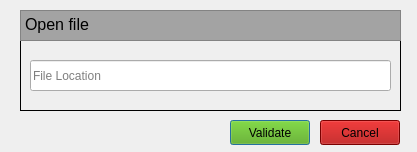
<?xml version="1.0" encoding="UTF-8"?>
<ui version="4.0">
 <class>loadwindow</class>
 <widget class="QDialog" name="loadwindow">
  <property name="geometry">
   <rect>
    <x>0</x>
    <y>0</y>
    <width>417</width>
    <height>152</height>
   </rect>
  </property>
  <property name="windowTitle">
   <string>Load file</string>
  </property>
  <widget class="QFrame" name="frame">
   <property name="geometry">
    <rect>
     <x>20</x>
     <y>10</y>
     <width>381</width>
     <height>101</height>
    </rect>
   </property>
   <property name="frameShape">
    <enum>QFrame::Box</enum>
   </property>
   <property name="frameShadow">
    <enum>QFrame::Plain</enum>
   </property>
   <widget class="QLineEdit" name="LineEdit_location">
    <property name="geometry">
     <rect>
      <x>10</x>
      <y>50</y>
      <width>361</width>
      <height>31</height>
     </rect>
    </property>
    <property name="text">
     <string/>
    </property>
    <property name="dragEnabled">
     <bool>true</bool>
    </property>
    <property name="placeholderText">
     <string>File Location</string>
    </property>
    <property name="clearButtonEnabled">
     <bool>false</bool>
    </property>
   </widget>
   <widget class="QTextBrowser" name="textBrowser">
    <property name="geometry">
     <rect>
      <x>0</x>
      <y>0</y>
      <width>381</width>
      <height>31</height>
     </rect>
    </property>
    <property name="palette">
     <palette>
      <active>
       <colorrole role="WindowText">
        <brush brushstyle="SolidPattern">
         <color alpha="255">
          <red>0</red>
          <green>0</green>
          <blue>0</blue>
         </color>
        </brush>
       </colorrole>
       <colorrole role="Button">
        <brush brushstyle="SolidPattern">
         <color alpha="255">
          <red>170</red>
          <green>170</green>
          <blue>170</blue>
         </color>
        </brush>
       </colorrole>
       <colorrole role="Light">
        <brush brushstyle="SolidPattern">
         <color alpha="255">
          <red>255</red>
          <green>255</green>
          <blue>255</blue>
         </color>
        </brush>
       </colorrole>
       <colorrole role="Midlight">
        <brush brushstyle="SolidPattern">
         <color alpha="255">
          <red>212</red>
          <green>212</green>
          <blue>212</blue>
         </color>
        </brush>
       </colorrole>
       <colorrole role="Dark">
        <brush brushstyle="SolidPattern">
         <color alpha="255">
          <red>85</red>
          <green>85</green>
          <blue>85</blue>
         </color>
        </brush>
       </colorrole>
       <colorrole role="Mid">
        <brush brushstyle="SolidPattern">
         <color alpha="255">
          <red>113</red>
          <green>113</green>
          <blue>113</blue>
         </color>
        </brush>
       </colorrole>
       <colorrole role="Text">
        <brush brushstyle="SolidPattern">
         <color alpha="255">
          <red>0</red>
          <green>0</green>
          <blue>0</blue>
         </color>
        </brush>
       </colorrole>
       <colorrole role="BrightText">
        <brush brushstyle="SolidPattern">
         <color alpha="255">
          <red>255</red>
          <green>255</green>
          <blue>255</blue>
         </color>
        </brush>
       </colorrole>
       <colorrole role="ButtonText">
        <brush brushstyle="SolidPattern">
         <color alpha="255">
          <red>0</red>
          <green>0</green>
          <blue>0</blue>
         </color>
        </brush>
       </colorrole>
       <colorrole role="Base">
        <brush brushstyle="SolidPattern">
         <color alpha="255">
          <red>163</red>
          <green>163</green>
          <blue>163</blue>
         </color>
        </brush>
       </colorrole>
       <colorrole role="Window">
        <brush brushstyle="SolidPattern">
         <color alpha="255">
          <red>170</red>
          <green>170</green>
          <blue>170</blue>
         </color>
        </brush>
       </colorrole>
       <colorrole role="Shadow">
        <brush brushstyle="SolidPattern">
         <color alpha="255">
          <red>0</red>
          <green>0</green>
          <blue>0</blue>
         </color>
        </brush>
       </colorrole>
       <colorrole role="AlternateBase">
        <brush brushstyle="SolidPattern">
         <color alpha="255">
          <red>212</red>
          <green>212</green>
          <blue>212</blue>
         </color>
        </brush>
       </colorrole>
       <colorrole role="ToolTipBase">
        <brush brushstyle="SolidPattern">
         <color alpha="255">
          <red>255</red>
          <green>255</green>
          <blue>220</blue>
         </color>
        </brush>
       </colorrole>
       <colorrole role="ToolTipText">
        <brush brushstyle="SolidPattern">
         <color alpha="255">
          <red>0</red>
          <green>0</green>
          <blue>0</blue>
         </color>
        </brush>
       </colorrole>
       <colorrole role="PlaceholderText">
        <brush brushstyle="SolidPattern">
         <color alpha="128">
          <red>0</red>
          <green>0</green>
          <blue>0</blue>
         </color>
        </brush>
       </colorrole>
      </active>
      <inactive>
       <colorrole role="WindowText">
        <brush brushstyle="SolidPattern">
         <color alpha="255">
          <red>0</red>
          <green>0</green>
          <blue>0</blue>
         </color>
        </brush>
       </colorrole>
       <colorrole role="Button">
        <brush brushstyle="SolidPattern">
         <color alpha="255">
          <red>170</red>
          <green>170</green>
          <blue>170</blue>
         </color>
        </brush>
       </colorrole>
       <colorrole role="Light">
        <brush brushstyle="SolidPattern">
         <color alpha="255">
          <red>255</red>
          <green>255</green>
          <blue>255</blue>
         </color>
        </brush>
       </colorrole>
       <colorrole role="Midlight">
        <brush brushstyle="SolidPattern">
         <color alpha="255">
          <red>212</red>
          <green>212</green>
          <blue>212</blue>
         </color>
        </brush>
       </colorrole>
       <colorrole role="Dark">
        <brush brushstyle="SolidPattern">
         <color alpha="255">
          <red>85</red>
          <green>85</green>
          <blue>85</blue>
         </color>
        </brush>
       </colorrole>
       <colorrole role="Mid">
        <brush brushstyle="SolidPattern">
         <color alpha="255">
          <red>113</red>
          <green>113</green>
          <blue>113</blue>
         </color>
        </brush>
       </colorrole>
       <colorrole role="Text">
        <brush brushstyle="SolidPattern">
         <color alpha="255">
          <red>0</red>
          <green>0</green>
          <blue>0</blue>
         </color>
        </brush>
       </colorrole>
       <colorrole role="BrightText">
        <brush brushstyle="SolidPattern">
         <color alpha="255">
          <red>255</red>
          <green>255</green>
          <blue>255</blue>
         </color>
        </brush>
       </colorrole>
       <colorrole role="ButtonText">
        <brush brushstyle="SolidPattern">
         <color alpha="255">
          <red>0</red>
          <green>0</green>
          <blue>0</blue>
         </color>
        </brush>
       </colorrole>
       <colorrole role="Base">
        <brush brushstyle="SolidPattern">
         <color alpha="255">
          <red>163</red>
          <green>163</green>
          <blue>163</blue>
         </color>
        </brush>
       </colorrole>
       <colorrole role="Window">
        <brush brushstyle="SolidPattern">
         <color alpha="255">
          <red>170</red>
          <green>170</green>
          <blue>170</blue>
         </color>
        </brush>
       </colorrole>
       <colorrole role="Shadow">
        <brush brushstyle="SolidPattern">
         <color alpha="255">
          <red>0</red>
          <green>0</green>
          <blue>0</blue>
         </color>
        </brush>
       </colorrole>
       <colorrole role="AlternateBase">
        <brush brushstyle="SolidPattern">
         <color alpha="255">
          <red>212</red>
          <green>212</green>
          <blue>212</blue>
         </color>
        </brush>
       </colorrole>
       <colorrole role="ToolTipBase">
        <brush brushstyle="SolidPattern">
         <color alpha="255">
          <red>255</red>
          <green>255</green>
          <blue>220</blue>
         </color>
        </brush>
       </colorrole>
       <colorrole role="ToolTipText">
        <brush brushstyle="SolidPattern">
         <color alpha="255">
          <red>0</red>
          <green>0</green>
          <blue>0</blue>
         </color>
        </brush>
       </colorrole>
       <colorrole role="PlaceholderText">
        <brush brushstyle="SolidPattern">
         <color alpha="128">
          <red>0</red>
          <green>0</green>
          <blue>0</blue>
         </color>
        </brush>
       </colorrole>
      </inactive>
      <disabled>
       <colorrole role="WindowText">
        <brush brushstyle="SolidPattern">
         <color alpha="255">
          <red>85</red>
          <green>85</green>
          <blue>85</blue>
         </color>
        </brush>
       </colorrole>
       <colorrole role="Button">
        <brush brushstyle="SolidPattern">
         <color alpha="255">
          <red>170</red>
          <green>170</green>
          <blue>170</blue>
         </color>
        </brush>
       </colorrole>
       <colorrole role="Light">
        <brush brushstyle="SolidPattern">
         <color alpha="255">
          <red>255</red>
          <green>255</green>
          <blue>255</blue>
         </color>
        </brush>
       </colorrole>
       <colorrole role="Midlight">
        <brush brushstyle="SolidPattern">
         <color alpha="255">
          <red>212</red>
          <green>212</green>
          <blue>212</blue>
         </color>
        </brush>
       </colorrole>
       <colorrole role="Dark">
        <brush brushstyle="SolidPattern">
         <color alpha="255">
          <red>85</red>
          <green>85</green>
          <blue>85</blue>
         </color>
        </brush>
       </colorrole>
       <colorrole role="Mid">
        <brush brushstyle="SolidPattern">
         <color alpha="255">
          <red>113</red>
          <green>113</green>
          <blue>113</blue>
         </color>
        </brush>
       </colorrole>
       <colorrole role="Text">
        <brush brushstyle="SolidPattern">
         <color alpha="255">
          <red>85</red>
          <green>85</green>
          <blue>85</blue>
         </color>
        </brush>
       </colorrole>
       <colorrole role="BrightText">
        <brush brushstyle="SolidPattern">
         <color alpha="255">
          <red>255</red>
          <green>255</green>
          <blue>255</blue>
         </color>
        </brush>
       </colorrole>
       <colorrole role="ButtonText">
        <brush brushstyle="SolidPattern">
         <color alpha="255">
          <red>85</red>
          <green>85</green>
          <blue>85</blue>
         </color>
        </brush>
       </colorrole>
       <colorrole role="Base">
        <brush brushstyle="SolidPattern">
         <color alpha="255">
          <red>170</red>
          <green>170</green>
          <blue>170</blue>
         </color>
        </brush>
       </colorrole>
       <colorrole role="Window">
        <brush brushstyle="SolidPattern">
         <color alpha="255">
          <red>170</red>
          <green>170</green>
          <blue>170</blue>
         </color>
        </brush>
       </colorrole>
       <colorrole role="Shadow">
        <brush brushstyle="SolidPattern">
         <color alpha="255">
          <red>0</red>
          <green>0</green>
          <blue>0</blue>
         </color>
        </brush>
       </colorrole>
       <colorrole role="AlternateBase">
        <brush brushstyle="SolidPattern">
         <color alpha="255">
          <red>170</red>
          <green>170</green>
          <blue>170</blue>
         </color>
        </brush>
       </colorrole>
       <colorrole role="ToolTipBase">
        <brush brushstyle="SolidPattern">
         <color alpha="255">
          <red>255</red>
          <green>255</green>
          <blue>220</blue>
         </color>
        </brush>
       </colorrole>
       <colorrole role="ToolTipText">
        <brush brushstyle="SolidPattern">
         <color alpha="255">
          <red>0</red>
          <green>0</green>
          <blue>0</blue>
         </color>
        </brush>
       </colorrole>
       <colorrole role="PlaceholderText">
        <brush brushstyle="SolidPattern">
         <color alpha="128">
          <red>0</red>
          <green>0</green>
          <blue>0</blue>
         </color>
        </brush>
       </colorrole>
      </disabled>
     </palette>
    </property>
    <property name="verticalScrollBarPolicy">
     <enum>Qt::ScrollBarAlwaysOff</enum>
    </property>
    <property name="html">
     <string>&lt;!DOCTYPE HTML PUBLIC &quot;-//W3C//DTD HTML 4.0//EN&quot; &quot;http://www.w3.org/TR/REC-html40/strict.dtd&quot;&gt;
&lt;html&gt;&lt;head&gt;&lt;meta name=&quot;qrichtext&quot; content=&quot;1&quot; /&gt;&lt;style type=&quot;text/css&quot;&gt;
p, li { white-space: pre-wrap; }
&lt;/style&gt;&lt;/head&gt;&lt;body style=&quot; font-family:'MS Shell Dlg 2'; font-size:7.8pt; font-weight:400; font-style:normal;&quot;&gt;
&lt;p style=&quot; margin-top:0px; margin-bottom:0px; margin-left:0px; margin-right:0px; -qt-block-indent:0; text-indent:0px;&quot;&gt;&lt;span style=&quot; font-size:12pt;&quot;&gt;Open file&lt;/span&gt;&lt;/p&gt;
&lt;p style=&quot;-qt-paragraph-type:empty; margin-top:0px; margin-bottom:0px; margin-left:0px; margin-right:0px; -qt-block-indent:0; text-indent:0px; font-size:12pt;&quot;&gt;&lt;br /&gt;&lt;/p&gt;&lt;/body&gt;&lt;/html&gt;</string>
    </property>
   </widget>
  </widget>
  <widget class="QPushButton" name="PushButton_valide">
   <property name="geometry">
    <rect>
     <x>230</x>
     <y>120</y>
     <width>80</width>
     <height>25</height>
    </rect>
   </property>
   <property name="palette">
    <palette>
     <active>
      <colorrole role="WindowText">
       <brush brushstyle="SolidPattern">
        <color alpha="255">
         <red>0</red>
         <green>0</green>
         <blue>0</blue>
        </color>
       </brush>
      </colorrole>
      <colorrole role="Button">
       <brush brushstyle="SolidPattern">
        <color alpha="255">
         <red>85</red>
         <green>170</green>
         <blue>0</blue>
        </color>
       </brush>
      </colorrole>
      <colorrole role="Light">
       <brush brushstyle="SolidPattern">
        <color alpha="255">
         <red>128</red>
         <green>255</green>
         <blue>0</blue>
        </color>
       </brush>
      </colorrole>
      <colorrole role="Midlight">
       <brush brushstyle="SolidPattern">
        <color alpha="255">
         <red>106</red>
         <green>212</green>
         <blue>0</blue>
        </color>
       </brush>
      </colorrole>
      <colorrole role="Dark">
       <brush brushstyle="SolidPattern">
        <color alpha="255">
         <red>43</red>
         <green>85</green>
         <blue>0</blue>
        </color>
       </brush>
      </colorrole>
      <colorrole role="Mid">
       <brush brushstyle="SolidPattern">
        <color alpha="255">
         <red>57</red>
         <green>113</green>
         <blue>0</blue>
        </color>
       </brush>
      </colorrole>
      <colorrole role="Text">
       <brush brushstyle="SolidPattern">
        <color alpha="255">
         <red>0</red>
         <green>0</green>
         <blue>0</blue>
        </color>
       </brush>
      </colorrole>
      <colorrole role="BrightText">
       <brush brushstyle="SolidPattern">
        <color alpha="255">
         <red>255</red>
         <green>255</green>
         <blue>255</blue>
        </color>
       </brush>
      </colorrole>
      <colorrole role="ButtonText">
       <brush brushstyle="SolidPattern">
        <color alpha="255">
         <red>0</red>
         <green>0</green>
         <blue>0</blue>
        </color>
       </brush>
      </colorrole>
      <colorrole role="Base">
       <brush brushstyle="SolidPattern">
        <color alpha="255">
         <red>255</red>
         <green>255</green>
         <blue>255</blue>
        </color>
       </brush>
      </colorrole>
      <colorrole role="Window">
       <brush brushstyle="SolidPattern">
        <color alpha="255">
         <red>85</red>
         <green>170</green>
         <blue>0</blue>
        </color>
       </brush>
      </colorrole>
      <colorrole role="Shadow">
       <brush brushstyle="SolidPattern">
        <color alpha="255">
         <red>0</red>
         <green>0</green>
         <blue>0</blue>
        </color>
       </brush>
      </colorrole>
      <colorrole role="AlternateBase">
       <brush brushstyle="SolidPattern">
        <color alpha="255">
         <red>170</red>
         <green>212</green>
         <blue>127</blue>
        </color>
       </brush>
      </colorrole>
      <colorrole role="ToolTipBase">
       <brush brushstyle="SolidPattern">
        <color alpha="255">
         <red>255</red>
         <green>255</green>
         <blue>220</blue>
        </color>
       </brush>
      </colorrole>
      <colorrole role="ToolTipText">
       <brush brushstyle="SolidPattern">
        <color alpha="255">
         <red>0</red>
         <green>0</green>
         <blue>0</blue>
        </color>
       </brush>
      </colorrole>
      <colorrole role="PlaceholderText">
       <brush brushstyle="SolidPattern">
        <color alpha="128">
         <red>0</red>
         <green>0</green>
         <blue>0</blue>
        </color>
       </brush>
      </colorrole>
     </active>
     <inactive>
      <colorrole role="WindowText">
       <brush brushstyle="SolidPattern">
        <color alpha="255">
         <red>0</red>
         <green>0</green>
         <blue>0</blue>
        </color>
       </brush>
      </colorrole>
      <colorrole role="Button">
       <brush brushstyle="SolidPattern">
        <color alpha="255">
         <red>85</red>
         <green>170</green>
         <blue>0</blue>
        </color>
       </brush>
      </colorrole>
      <colorrole role="Light">
       <brush brushstyle="SolidPattern">
        <color alpha="255">
         <red>128</red>
         <green>255</green>
         <blue>0</blue>
        </color>
       </brush>
      </colorrole>
      <colorrole role="Midlight">
       <brush brushstyle="SolidPattern">
        <color alpha="255">
         <red>106</red>
         <green>212</green>
         <blue>0</blue>
        </color>
       </brush>
      </colorrole>
      <colorrole role="Dark">
       <brush brushstyle="SolidPattern">
        <color alpha="255">
         <red>43</red>
         <green>85</green>
         <blue>0</blue>
        </color>
       </brush>
      </colorrole>
      <colorrole role="Mid">
       <brush brushstyle="SolidPattern">
        <color alpha="255">
         <red>57</red>
         <green>113</green>
         <blue>0</blue>
        </color>
       </brush>
      </colorrole>
      <colorrole role="Text">
       <brush brushstyle="SolidPattern">
        <color alpha="255">
         <red>0</red>
         <green>0</green>
         <blue>0</blue>
        </color>
       </brush>
      </colorrole>
      <colorrole role="BrightText">
       <brush brushstyle="SolidPattern">
        <color alpha="255">
         <red>255</red>
         <green>255</green>
         <blue>255</blue>
        </color>
       </brush>
      </colorrole>
      <colorrole role="ButtonText">
       <brush brushstyle="SolidPattern">
        <color alpha="255">
         <red>0</red>
         <green>0</green>
         <blue>0</blue>
        </color>
       </brush>
      </colorrole>
      <colorrole role="Base">
       <brush brushstyle="SolidPattern">
        <color alpha="255">
         <red>255</red>
         <green>255</green>
         <blue>255</blue>
        </color>
       </brush>
      </colorrole>
      <colorrole role="Window">
       <brush brushstyle="SolidPattern">
        <color alpha="255">
         <red>85</red>
         <green>170</green>
         <blue>0</blue>
        </color>
       </brush>
      </colorrole>
      <colorrole role="Shadow">
       <brush brushstyle="SolidPattern">
        <color alpha="255">
         <red>0</red>
         <green>0</green>
         <blue>0</blue>
        </color>
       </brush>
      </colorrole>
      <colorrole role="AlternateBase">
       <brush brushstyle="SolidPattern">
        <color alpha="255">
         <red>170</red>
         <green>212</green>
         <blue>127</blue>
        </color>
       </brush>
      </colorrole>
      <colorrole role="ToolTipBase">
       <brush brushstyle="SolidPattern">
        <color alpha="255">
         <red>255</red>
         <green>255</green>
         <blue>220</blue>
        </color>
       </brush>
      </colorrole>
      <colorrole role="ToolTipText">
       <brush brushstyle="SolidPattern">
        <color alpha="255">
         <red>0</red>
         <green>0</green>
         <blue>0</blue>
        </color>
       </brush>
      </colorrole>
      <colorrole role="PlaceholderText">
       <brush brushstyle="SolidPattern">
        <color alpha="128">
         <red>0</red>
         <green>0</green>
         <blue>0</blue>
        </color>
       </brush>
      </colorrole>
     </inactive>
     <disabled>
      <colorrole role="WindowText">
       <brush brushstyle="SolidPattern">
        <color alpha="255">
         <red>43</red>
         <green>85</green>
         <blue>0</blue>
        </color>
       </brush>
      </colorrole>
      <colorrole role="Button">
       <brush brushstyle="SolidPattern">
        <color alpha="255">
         <red>85</red>
         <green>170</green>
         <blue>0</blue>
        </color>
       </brush>
      </colorrole>
      <colorrole role="Light">
       <brush brushstyle="SolidPattern">
        <color alpha="255">
         <red>128</red>
         <green>255</green>
         <blue>0</blue>
        </color>
       </brush>
      </colorrole>
      <colorrole role="Midlight">
       <brush brushstyle="SolidPattern">
        <color alpha="255">
         <red>106</red>
         <green>212</green>
         <blue>0</blue>
        </color>
       </brush>
      </colorrole>
      <colorrole role="Dark">
       <brush brushstyle="SolidPattern">
        <color alpha="255">
         <red>43</red>
         <green>85</green>
         <blue>0</blue>
        </color>
       </brush>
      </colorrole>
      <colorrole role="Mid">
       <brush brushstyle="SolidPattern">
        <color alpha="255">
         <red>57</red>
         <green>113</green>
         <blue>0</blue>
        </color>
       </brush>
      </colorrole>
      <colorrole role="Text">
       <brush brushstyle="SolidPattern">
        <color alpha="255">
         <red>43</red>
         <green>85</green>
         <blue>0</blue>
        </color>
       </brush>
      </colorrole>
      <colorrole role="BrightText">
       <brush brushstyle="SolidPattern">
        <color alpha="255">
         <red>255</red>
         <green>255</green>
         <blue>255</blue>
        </color>
       </brush>
      </colorrole>
      <colorrole role="ButtonText">
       <brush brushstyle="SolidPattern">
        <color alpha="255">
         <red>43</red>
         <green>85</green>
         <blue>0</blue>
        </color>
       </brush>
      </colorrole>
      <colorrole role="Base">
       <brush brushstyle="SolidPattern">
        <color alpha="255">
         <red>85</red>
         <green>170</green>
         <blue>0</blue>
        </color>
       </brush>
      </colorrole>
      <colorrole role="Window">
       <brush brushstyle="SolidPattern">
        <color alpha="255">
         <red>85</red>
         <green>170</green>
         <blue>0</blue>
        </color>
       </brush>
      </colorrole>
      <colorrole role="Shadow">
       <brush brushstyle="SolidPattern">
        <color alpha="255">
         <red>0</red>
         <green>0</green>
         <blue>0</blue>
        </color>
       </brush>
      </colorrole>
      <colorrole role="AlternateBase">
       <brush brushstyle="SolidPattern">
        <color alpha="255">
         <red>85</red>
         <green>170</green>
         <blue>0</blue>
        </color>
       </brush>
      </colorrole>
      <colorrole role="ToolTipBase">
       <brush brushstyle="SolidPattern">
        <color alpha="255">
         <red>255</red>
         <green>255</green>
         <blue>220</blue>
        </color>
       </brush>
      </colorrole>
      <colorrole role="ToolTipText">
       <brush brushstyle="SolidPattern">
        <color alpha="255">
         <red>0</red>
         <green>0</green>
         <blue>0</blue>
        </color>
       </brush>
      </colorrole>
      <colorrole role="PlaceholderText">
       <brush brushstyle="SolidPattern">
        <color alpha="128">
         <red>0</red>
         <green>0</green>
         <blue>0</blue>
        </color>
       </brush>
      </colorrole>
     </disabled>
    </palette>
   </property>
   <property name="font">
    <font>
     <weight>50</weight>
     <bold>false</bold>
    </font>
   </property>
   <property name="autoFillBackground">
    <bool>false</bool>
   </property>
   <property name="text">
    <string>Validate</string>
   </property>
   <property name="autoDefault">
    <bool>true</bool>
   </property>
   <property name="default">
    <bool>false</bool>
   </property>
   <property name="flat">
    <bool>false</bool>
   </property>
  </widget>
  <widget class="QPushButton" name="Button_cancel">
   <property name="geometry">
    <rect>
     <x>320</x>
     <y>120</y>
     <width>80</width>
     <height>25</height>
    </rect>
   </property>
   <property name="palette">
    <palette>
     <active>
      <colorrole role="WindowText">
       <brush brushstyle="SolidPattern">
        <color alpha="255">
         <red>0</red>
         <green>0</green>
         <blue>0</blue>
        </color>
       </brush>
      </colorrole>
      <colorrole role="Button">
       <brush brushstyle="SolidPattern">
        <color alpha="255">
         <red>170</red>
         <green>0</green>
         <blue>0</blue>
        </color>
       </brush>
      </colorrole>
      <colorrole role="Light">
       <brush brushstyle="SolidPattern">
        <color alpha="255">
         <red>255</red>
         <green>0</green>
         <blue>0</blue>
        </color>
       </brush>
      </colorrole>
      <colorrole role="Midlight">
       <brush brushstyle="SolidPattern">
        <color alpha="255">
         <red>212</red>
         <green>0</green>
         <blue>0</blue>
        </color>
       </brush>
      </colorrole>
      <colorrole role="Dark">
       <brush brushstyle="SolidPattern">
        <color alpha="255">
         <red>85</red>
         <green>0</green>
         <blue>0</blue>
        </color>
       </brush>
      </colorrole>
      <colorrole role="Mid">
       <brush brushstyle="SolidPattern">
        <color alpha="255">
         <red>113</red>
         <green>0</green>
         <blue>0</blue>
        </color>
       </brush>
      </colorrole>
      <colorrole role="Text">
       <brush brushstyle="SolidPattern">
        <color alpha="255">
         <red>0</red>
         <green>0</green>
         <blue>0</blue>
        </color>
       </brush>
      </colorrole>
      <colorrole role="BrightText">
       <brush brushstyle="SolidPattern">
        <color alpha="255">
         <red>255</red>
         <green>255</green>
         <blue>255</blue>
        </color>
       </brush>
      </colorrole>
      <colorrole role="ButtonText">
       <brush brushstyle="SolidPattern">
        <color alpha="255">
         <red>0</red>
         <green>0</green>
         <blue>0</blue>
        </color>
       </brush>
      </colorrole>
      <colorrole role="Base">
       <brush brushstyle="SolidPattern">
        <color alpha="255">
         <red>255</red>
         <green>255</green>
         <blue>255</blue>
        </color>
       </brush>
      </colorrole>
      <colorrole role="Window">
       <brush brushstyle="SolidPattern">
        <color alpha="255">
         <red>170</red>
         <green>0</green>
         <blue>0</blue>
        </color>
       </brush>
      </colorrole>
      <colorrole role="Shadow">
       <brush brushstyle="SolidPattern">
        <color alpha="255">
         <red>0</red>
         <green>0</green>
         <blue>0</blue>
        </color>
       </brush>
      </colorrole>
      <colorrole role="AlternateBase">
       <brush brushstyle="SolidPattern">
        <color alpha="255">
         <red>212</red>
         <green>127</green>
         <blue>127</blue>
        </color>
       </brush>
      </colorrole>
      <colorrole role="ToolTipBase">
       <brush brushstyle="SolidPattern">
        <color alpha="255">
         <red>255</red>
         <green>255</green>
         <blue>220</blue>
        </color>
       </brush>
      </colorrole>
      <colorrole role="ToolTipText">
       <brush brushstyle="SolidPattern">
        <color alpha="255">
         <red>0</red>
         <green>0</green>
         <blue>0</blue>
        </color>
       </brush>
      </colorrole>
      <colorrole role="PlaceholderText">
       <brush brushstyle="SolidPattern">
        <color alpha="128">
         <red>0</red>
         <green>0</green>
         <blue>0</blue>
        </color>
       </brush>
      </colorrole>
     </active>
     <inactive>
      <colorrole role="WindowText">
       <brush brushstyle="SolidPattern">
        <color alpha="255">
         <red>0</red>
         <green>0</green>
         <blue>0</blue>
        </color>
       </brush>
      </colorrole>
      <colorrole role="Button">
       <brush brushstyle="SolidPattern">
        <color alpha="255">
         <red>170</red>
         <green>0</green>
         <blue>0</blue>
        </color>
       </brush>
      </colorrole>
      <colorrole role="Light">
       <brush brushstyle="SolidPattern">
        <color alpha="255">
         <red>255</red>
         <green>0</green>
         <blue>0</blue>
        </color>
       </brush>
      </colorrole>
      <colorrole role="Midlight">
       <brush brushstyle="SolidPattern">
        <color alpha="255">
         <red>212</red>
         <green>0</green>
         <blue>0</blue>
        </color>
       </brush>
      </colorrole>
      <colorrole role="Dark">
       <brush brushstyle="SolidPattern">
        <color alpha="255">
         <red>85</red>
         <green>0</green>
         <blue>0</blue>
        </color>
       </brush>
      </colorrole>
      <colorrole role="Mid">
       <brush brushstyle="SolidPattern">
        <color alpha="255">
         <red>113</red>
         <green>0</green>
         <blue>0</blue>
        </color>
       </brush>
      </colorrole>
      <colorrole role="Text">
       <brush brushstyle="SolidPattern">
        <color alpha="255">
         <red>0</red>
         <green>0</green>
         <blue>0</blue>
        </color>
       </brush>
      </colorrole>
      <colorrole role="BrightText">
       <brush brushstyle="SolidPattern">
        <color alpha="255">
         <red>255</red>
         <green>255</green>
         <blue>255</blue>
        </color>
       </brush>
      </colorrole>
      <colorrole role="ButtonText">
       <brush brushstyle="SolidPattern">
        <color alpha="255">
         <red>0</red>
         <green>0</green>
         <blue>0</blue>
        </color>
       </brush>
      </colorrole>
      <colorrole role="Base">
       <brush brushstyle="SolidPattern">
        <color alpha="255">
         <red>255</red>
         <green>255</green>
         <blue>255</blue>
        </color>
       </brush>
      </colorrole>
      <colorrole role="Window">
       <brush brushstyle="SolidPattern">
        <color alpha="255">
         <red>170</red>
         <green>0</green>
         <blue>0</blue>
        </color>
       </brush>
      </colorrole>
      <colorrole role="Shadow">
       <brush brushstyle="SolidPattern">
        <color alpha="255">
         <red>0</red>
         <green>0</green>
         <blue>0</blue>
        </color>
       </brush>
      </colorrole>
      <colorrole role="AlternateBase">
       <brush brushstyle="SolidPattern">
        <color alpha="255">
         <red>212</red>
         <green>127</green>
         <blue>127</blue>
        </color>
       </brush>
      </colorrole>
      <colorrole role="ToolTipBase">
       <brush brushstyle="SolidPattern">
        <color alpha="255">
         <red>255</red>
         <green>255</green>
         <blue>220</blue>
        </color>
       </brush>
      </colorrole>
      <colorrole role="ToolTipText">
       <brush brushstyle="SolidPattern">
        <color alpha="255">
         <red>0</red>
         <green>0</green>
         <blue>0</blue>
        </color>
       </brush>
      </colorrole>
      <colorrole role="PlaceholderText">
       <brush brushstyle="SolidPattern">
        <color alpha="128">
         <red>0</red>
         <green>0</green>
         <blue>0</blue>
        </color>
       </brush>
      </colorrole>
     </inactive>
     <disabled>
      <colorrole role="WindowText">
       <brush brushstyle="SolidPattern">
        <color alpha="255">
         <red>85</red>
         <green>0</green>
         <blue>0</blue>
        </color>
       </brush>
      </colorrole>
      <colorrole role="Button">
       <brush brushstyle="SolidPattern">
        <color alpha="255">
         <red>170</red>
         <green>0</green>
         <blue>0</blue>
        </color>
       </brush>
      </colorrole>
      <colorrole role="Light">
       <brush brushstyle="SolidPattern">
        <color alpha="255">
         <red>255</red>
         <green>0</green>
         <blue>0</blue>
        </color>
       </brush>
      </colorrole>
      <colorrole role="Midlight">
       <brush brushstyle="SolidPattern">
        <color alpha="255">
         <red>212</red>
         <green>0</green>
         <blue>0</blue>
        </color>
       </brush>
      </colorrole>
      <colorrole role="Dark">
       <brush brushstyle="SolidPattern">
        <color alpha="255">
         <red>85</red>
         <green>0</green>
         <blue>0</blue>
        </color>
       </brush>
      </colorrole>
      <colorrole role="Mid">
       <brush brushstyle="SolidPattern">
        <color alpha="255">
         <red>113</red>
         <green>0</green>
         <blue>0</blue>
        </color>
       </brush>
      </colorrole>
      <colorrole role="Text">
       <brush brushstyle="SolidPattern">
        <color alpha="255">
         <red>85</red>
         <green>0</green>
         <blue>0</blue>
        </color>
       </brush>
      </colorrole>
      <colorrole role="BrightText">
       <brush brushstyle="SolidPattern">
        <color alpha="255">
         <red>255</red>
         <green>255</green>
         <blue>255</blue>
        </color>
       </brush>
      </colorrole>
      <colorrole role="ButtonText">
       <brush brushstyle="SolidPattern">
        <color alpha="255">
         <red>85</red>
         <green>0</green>
         <blue>0</blue>
        </color>
       </brush>
      </colorrole>
      <colorrole role="Base">
       <brush brushstyle="SolidPattern">
        <color alpha="255">
         <red>170</red>
         <green>0</green>
         <blue>0</blue>
        </color>
       </brush>
      </colorrole>
      <colorrole role="Window">
       <brush brushstyle="SolidPattern">
        <color alpha="255">
         <red>170</red>
         <green>0</green>
         <blue>0</blue>
        </color>
       </brush>
      </colorrole>
      <colorrole role="Shadow">
       <brush brushstyle="SolidPattern">
        <color alpha="255">
         <red>0</red>
         <green>0</green>
         <blue>0</blue>
        </color>
       </brush>
      </colorrole>
      <colorrole role="AlternateBase">
       <brush brushstyle="SolidPattern">
        <color alpha="255">
         <red>170</red>
         <green>0</green>
         <blue>0</blue>
        </color>
       </brush>
      </colorrole>
      <colorrole role="ToolTipBase">
       <brush brushstyle="SolidPattern">
        <color alpha="255">
         <red>255</red>
         <green>255</green>
         <blue>220</blue>
        </color>
       </brush>
      </colorrole>
      <colorrole role="ToolTipText">
       <brush brushstyle="SolidPattern">
        <color alpha="255">
         <red>0</red>
         <green>0</green>
         <blue>0</blue>
        </color>
       </brush>
      </colorrole>
      <colorrole role="PlaceholderText">
       <brush brushstyle="SolidPattern">
        <color alpha="128">
         <red>0</red>
         <green>0</green>
         <blue>0</blue>
        </color>
       </brush>
      </colorrole>
     </disabled>
    </palette>
   </property>
   <property name="text">
    <string>Cancel</string>
   </property>
  </widget>
 </widget>
 <resources/>
 <connections/>
</ui>
